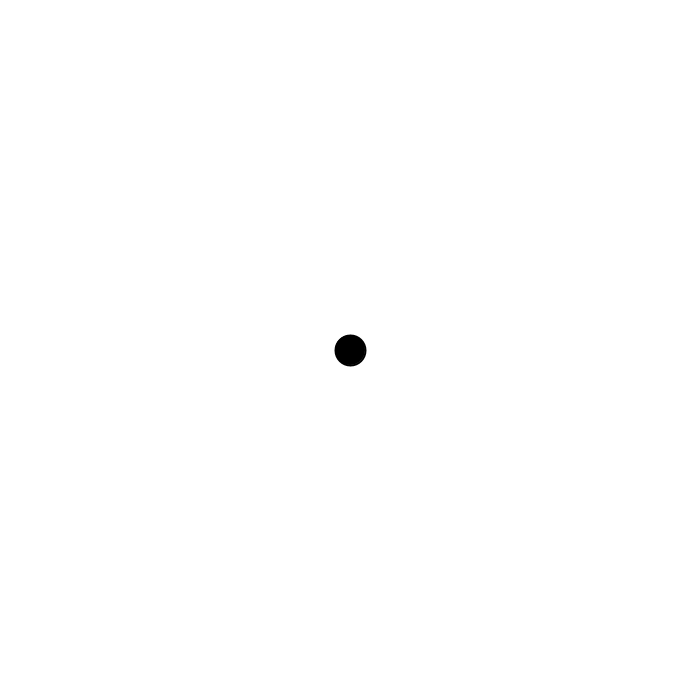
Frame 1 (no input)
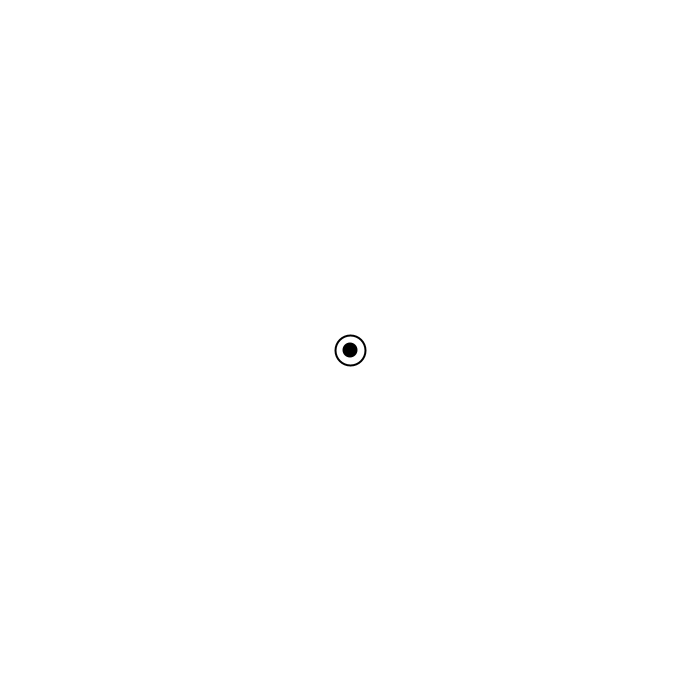
Frame 60 (the mouse pressed at the canvas centre just before this capture)
Frame 120 (the mouse held since frame 60 and released just before this capture): identical to frame 60, image omitted

The Processing sketch that drew these frames (run headless with seeded random() and noise(); from frame 60 on, the mouse is pressed at the canvas centre):

// Processing sketch: processing_120439
// ── processing_120439.pde


Object player = new Object();
void setup()
{
  size(700,700);
  
}

void draw()
{
  
  
  background(255);
  if(player.destroyed == false)
  {
    player.render();
  }
  player.update();
}

void keyReleased()
{
  if (key == CODED)
  {
    if (keyCode == UP)
    {
      player.direction.x = 0;
      player.direction.y = player.speed * -1;
      player.speed += .1;
    }
    if (keyCode == DOWN)
    {
      player.direction.x = 0;
      player.direction.y = player.speed;
      player.speed += .1;
    }
    if (keyCode == RIGHT)
    {
      player.direction.x = player.speed;
      player.direction.y = 0;
      player.speed += .1;
    }
    if (keyCode == LEFT)
    {
      player.direction.x = player.speed * -1;
      player.direction.y = 0;
      player.speed += .1;
    }
  }
}


class Object
{
  PVector location = new PVector (350,350); 
  PVector direction = new PVector (0,0);
  float speed = 3;
  boolean destroyed = false;
  color ringColor = color (0);
  boolean shielded = false;
  float shieldTimer = 300;
  
  
  void render()
  {
      pushMatrix();
      ellipseMode(CENTER);
      fill(ringColor);
      stroke(0);
      strokeWeight(2);
      ellipse(location.x,location.y,30,30);
      fill(0);
      noStroke();
      ellipse(location.x,location.y,15,15);
      popMatrix();
     
      location.add(direction);   
      println(speed);
  }
  
  void update()
  {
    location.add(direction); 
    ringColor = color (255);
    
    if (speed > 6)
    {
      speed = 6;
    }
    if (location.x - 30 > width || location.x + 30 < 0 || location.y - 30 > height || location.y + 30 < 0)
    {
      this.destroyed = true;
    }
    
    if (this.destroyed == true)
    {
      this.destroyed = false;
      this.direction.x = 0;
      this.direction.y = 0;
      this.location.x = 350;
      this.location.y = 350;
      this.speed = 3;
    }
    if (shieldTimer == 0)
    {
      shielded = false;
    }
    if (shielded == true)
    {
      ringColor = color (3,175,252);
      shieldTimer -= 1;
      if (location.x + 20 > width)
      {
        direction.x = direction.x * -1;
      }
      if (location.x - 20 < 0)
      {
        direction.x = direction.x * -1;
      }
       if (location.y + 20 > height)
      {
        direction.y = direction.y * -1;
      }
      if (location.y - 20 < 0)
      {
        direction.y = direction.y * -1;
      }
    }
    
  }
}
